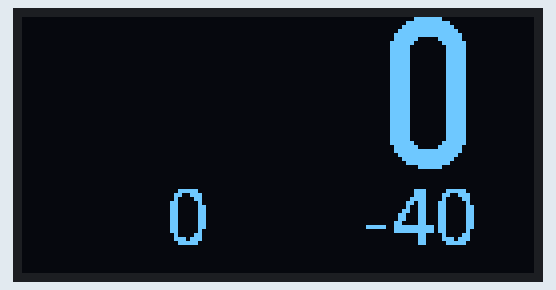
A sketch run on a simulated Arduino Mega 2560, built with avr-gcc and run on an emulated ATmega2560. On the bench: 128×64 one-colour display.

Above: at 0.6 s.

The sketch:

arduino-elm327-oled.ino
```cpp
#include <U8g2lib.h>

#ifdef U8X8_HAVE_HW_SPI
#include <SPI.h>
#endif
#ifdef U8X8_HAVE_HW_I2C
#include <Wire.h>
#endif

#define SerialMon Serial

int obdRequestDelay = 500/3;

// "MEGA"
#define obdSerial Serial2 // MEGA

U8G2_SH1106_128X64_NONAME_F_HW_I2C u8g2(U8G2_R2, /* reset=*/ U8X8_PIN_NONE);

char str[32];

void setup() {
  u8g2.begin();
  SerialMon.begin(115200);
  obdSerial.begin(38400);
}

void loop() {
  draw();
}

 const char *getPid(String cmd)
{
  String request, response;
  byte inData;
  char inChar;
  request = cmd;
  obdSerial.println(cmd);

  delay(obdRequestDelay);

  while(obdSerial.available() > 0)
  {
    inData=0;
    inChar=0;
    inData = obdSerial.read();
    inChar=char(inData);
    response = response + inChar;
  }

  const char *value = "---";
  response.replace(request,"");
  response.replace(">","");
  response.replace("OK","");
  response.replace("STOPPED","");
  response.replace("SEARCHING","");
  response.replace("NO DATA","");
  response.replace("?","");
  response.replace(",","");

  String WSA = "0x" + response.substring(7,9);
  int A = strtol(WSA.c_str(),NULL,0);

  String WSB = "0x" + response.substring(10,11);
  int B = strtol(WSB.c_str(),NULL,0);

//  SerialMon.print("REQ: '" + request + "' RESP: '" + response +  "' A: '" + WSA + "' B: '" + WSB + "'");
  int val = 0;
  // ENGINE_RPM
  if (request == "01 0C"){
    val = ((A * 256)+B)/4;
  }

  // SPEED => 41 0C 1B E0
  else if (request == "01 0D"){
    val = A;
  }

  // Coolant Temp
  else if (request == "01 05"){
    val = A - 40;
  }

  // Turbo
  else if(request == "01 0B"){
    val = A;
  }

  // Air Intake Temp
  else if (request == "01 0F"){
    val = A;
  }

  // Air flow Rate
  else if (request == "01 10"){
    val = ((A * 256)+B)/100;
  }

  //Ambient Temp
  else if (request == "01 46"){
    val = A;
  }

  //Throttle position
  else if (request == "01 11"){
    val = A;
  }

  //Barometric pressure
  else if (request == "01 33"){
    val = A;
  }

  //Engine Load
  else if (request == "01 04"){
    val = A/2.55;
  }

  //Fuel Tank Level
  else if (request == "01 2F"){
    val = A/2.55;
  }

  //Throttle Possition
  else if (request == "01 11"){
    val = A/2.55;
  }

  value = dtostrf(val, 4, 0, str);

//  SerialMon.println(" VAL: '" + String(val) + "'");
  return value;
}

void draw()
{
  int width = 0;
  int offset = 0;
  u8g2.clearBuffer();
    char *spd = getPid("01 0D");
    u8g2.setFont(u8g2_font_logisoso38_tn);
    width = u8g2.getStrWidth(spd);
    offset =128/2 - width/2;
    u8g2.drawStr(offset, 38, spd);

    char *tmp = getPid("01 05");
    u8g2.setFont(u8g2_font_fur14_tf);
    width = u8g2.getStrWidth(tmp);
    offset = 128/4*3 - width/2;
    u8g2.drawStr(offset, 57, tmp);

    char *rpm = getPid("01 0C");
    u8g2.setFont(u8g2_font_fur14_tf);
    width = u8g2.getStrWidth(rpm);
    offset =128/4 - width/2;
    u8g2.drawStr(offset, 57, rpm);
  u8g2.sendBuffer();
}
```
